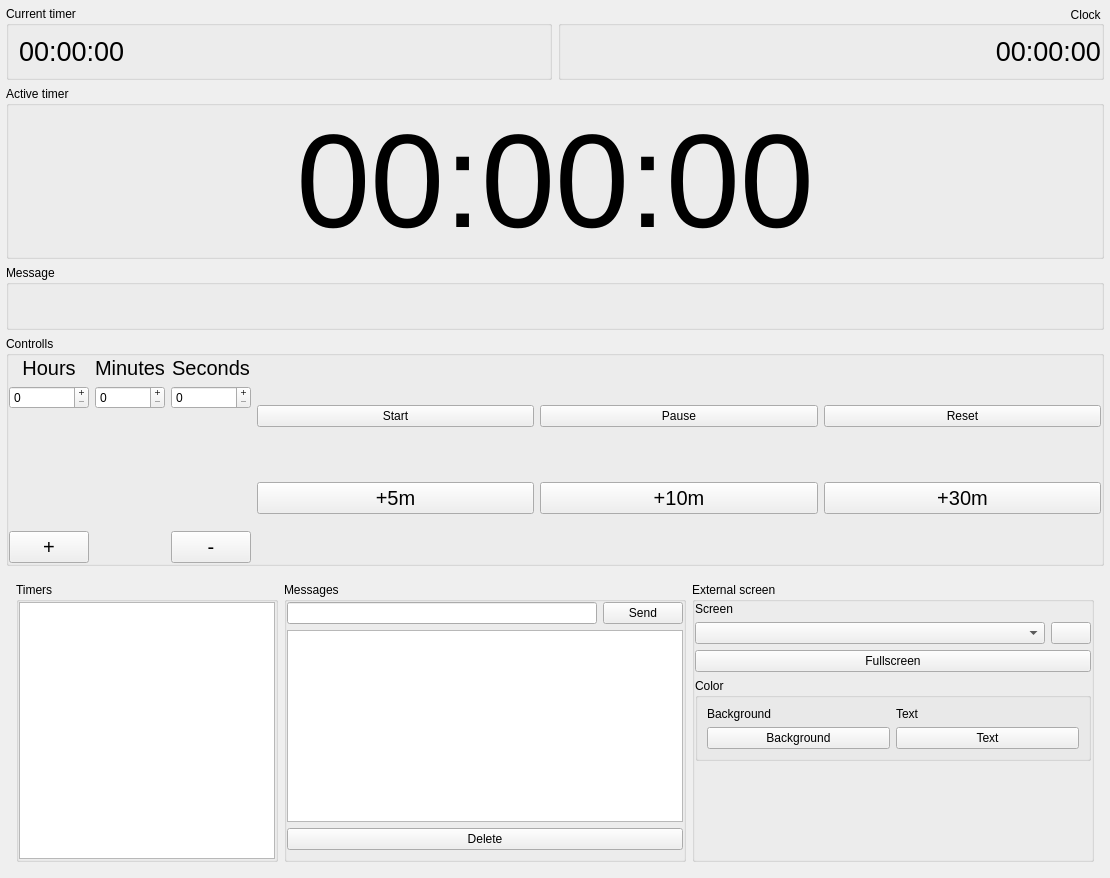
<?xml version="1.0" encoding="UTF-8"?>
<ui version="4.0">
 <class>Form</class>
 <widget class="QWidget" name="Form">
  <property name="geometry">
   <rect>
    <x>0</x>
    <y>0</y>
    <width>1110</width>
    <height>878</height>
   </rect>
  </property>
  <property name="windowTitle">
   <string>Form</string>
  </property>
  <layout class="QHBoxLayout" name="horizontalLayout_2" stretch="1">
   <property name="spacing">
    <number>6</number>
   </property>
   <property name="leftMargin">
    <number>6</number>
   </property>
   <property name="topMargin">
    <number>6</number>
   </property>
   <property name="rightMargin">
    <number>6</number>
   </property>
   <property name="bottomMargin">
    <number>6</number>
   </property>
   <item>
    <layout class="QVBoxLayout" name="verticalLayout" stretch="0,0,0,0,0">
     <property name="leftMargin">
      <number>0</number>
     </property>
     <property name="topMargin">
      <number>0</number>
     </property>
     <property name="rightMargin">
      <number>0</number>
     </property>
     <property name="bottomMargin">
      <number>0</number>
     </property>
     <item>
      <layout class="QHBoxLayout" name="horizontalLayout_3">
       <property name="leftMargin">
        <number>0</number>
       </property>
       <property name="rightMargin">
        <number>0</number>
       </property>
       <property name="bottomMargin">
        <number>0</number>
       </property>
       <item>
        <widget class="QGroupBox" name="groupBox">
         <property name="title">
          <string>Current timer</string>
         </property>
         <property name="flat">
          <bool>true</bool>
         </property>
         <layout class="QHBoxLayout" name="horizontalLayout_9">
          <property name="leftMargin">
           <number>0</number>
          </property>
          <property name="topMargin">
           <number>0</number>
          </property>
          <property name="rightMargin">
           <number>0</number>
          </property>
          <property name="bottomMargin">
           <number>0</number>
          </property>
          <item>
           <layout class="QHBoxLayout" name="horizontalLayout_8">
            <property name="leftMargin">
             <number>10</number>
            </property>
            <property name="topMargin">
             <number>10</number>
            </property>
            <property name="rightMargin">
             <number>10</number>
            </property>
            <property name="bottomMargin">
             <number>10</number>
            </property>
            <item>
             <widget class="QLabel" name="currentTimerLabel">
              <property name="font">
               <font>
                <pointsize>20</pointsize>
               </font>
              </property>
              <property name="text">
               <string>00:00:00</string>
              </property>
             </widget>
            </item>
           </layout>
          </item>
         </layout>
        </widget>
       </item>
       <item>
        <widget class="QGroupBox" name="groupBox_2">
         <property name="title">
          <string>Clock </string>
         </property>
         <property name="alignment">
          <set>Qt::AlignRight|Qt::AlignTrailing|Qt::AlignVCenter</set>
         </property>
         <property name="flat">
          <bool>true</bool>
         </property>
         <layout class="QHBoxLayout" name="horizontalLayout_11">
          <property name="leftMargin">
           <number>0</number>
          </property>
          <property name="topMargin">
           <number>0</number>
          </property>
          <property name="rightMargin">
           <number>0</number>
          </property>
          <property name="bottomMargin">
           <number>0</number>
          </property>
          <item>
           <layout class="QHBoxLayout" name="horizontalLayout_10">
            <item>
             <widget class="QLabel" name="clockLabel">
              <property name="font">
               <font>
                <pointsize>20</pointsize>
               </font>
              </property>
              <property name="frameShape">
               <enum>QFrame::NoFrame</enum>
              </property>
              <property name="text">
               <string>00:00:00</string>
              </property>
              <property name="alignment">
               <set>Qt::AlignRight|Qt::AlignTrailing|Qt::AlignVCenter</set>
              </property>
             </widget>
            </item>
           </layout>
          </item>
         </layout>
        </widget>
       </item>
      </layout>
     </item>
     <item>
      <widget class="QGroupBox" name="groupBox_3">
       <property name="title">
        <string>Active timer</string>
       </property>
       <property name="flat">
        <bool>true</bool>
       </property>
       <layout class="QHBoxLayout" name="horizontalLayout_13">
        <property name="leftMargin">
         <number>0</number>
        </property>
        <property name="topMargin">
         <number>0</number>
        </property>
        <property name="rightMargin">
         <number>0</number>
        </property>
        <property name="bottomMargin">
         <number>0</number>
        </property>
        <item>
         <layout class="QHBoxLayout" name="horizontalLayout_12">
          <property name="leftMargin">
           <number>0</number>
          </property>
          <property name="topMargin">
           <number>0</number>
          </property>
          <property name="rightMargin">
           <number>0</number>
          </property>
          <property name="bottomMargin">
           <number>0</number>
          </property>
          <item>
           <widget class="QLabel" name="activeTimerLabel">
            <property name="font">
             <font>
              <pointsize>100</pointsize>
             </font>
            </property>
            <property name="text">
             <string>00:00:00</string>
            </property>
            <property name="alignment">
             <set>Qt::AlignCenter</set>
            </property>
           </widget>
          </item>
         </layout>
        </item>
       </layout>
      </widget>
     </item>
     <item>
      <widget class="QGroupBox" name="groupBox_7">
       <property name="title">
        <string>Message</string>
       </property>
       <property name="flat">
        <bool>true</bool>
       </property>
       <layout class="QHBoxLayout" name="horizontalLayout_7">
        <item>
         <widget class="QLabel" name="messageLabel">
          <property name="font">
           <font>
            <pointsize>16</pointsize>
           </font>
          </property>
          <property name="text">
           <string/>
          </property>
          <property name="alignment">
           <set>Qt::AlignCenter</set>
          </property>
         </widget>
        </item>
       </layout>
      </widget>
     </item>
     <item>
      <widget class="QGroupBox" name="groupBox_4">
       <property name="title">
        <string>Controlls</string>
       </property>
       <property name="flat">
        <bool>true</bool>
       </property>
       <layout class="QHBoxLayout" name="horizontalLayout_14">
        <property name="leftMargin">
         <number>0</number>
        </property>
        <property name="topMargin">
         <number>0</number>
        </property>
        <property name="rightMargin">
         <number>0</number>
        </property>
        <property name="bottomMargin">
         <number>0</number>
        </property>
        <item>
         <layout class="QHBoxLayout" name="horizontalLayout_4" stretch="0,1">
          <property name="sizeConstraint">
           <enum>QLayout::SetMaximumSize</enum>
          </property>
          <property name="leftMargin">
           <number>0</number>
          </property>
          <property name="topMargin">
           <number>0</number>
          </property>
          <property name="rightMargin">
           <number>0</number>
          </property>
          <property name="bottomMargin">
           <number>0</number>
          </property>
          <item>
           <layout class="QGridLayout" name="gridLayout" rowstretch="0,0,1,0">
            <item row="0" column="1">
             <widget class="QLabel" name="label_2">
              <property name="font">
               <font>
                <pointsize>15</pointsize>
               </font>
              </property>
              <property name="text">
               <string>Minutes</string>
              </property>
              <property name="alignment">
               <set>Qt::AlignCenter</set>
              </property>
             </widget>
            </item>
            <item row="1" column="2">
             <widget class="QSpinBox" name="custom_s">
              <property name="buttonSymbols">
               <enum>QAbstractSpinBox::PlusMinus</enum>
              </property>
              <property name="maximum">
               <number>59</number>
              </property>
             </widget>
            </item>
            <item row="3" column="0">
             <widget class="QPushButton" name="btnAddTimer">
              <property name="font">
               <font>
                <pointsize>15</pointsize>
               </font>
              </property>
              <property name="text">
               <string>+</string>
              </property>
             </widget>
            </item>
            <item row="0" column="0">
             <widget class="QLabel" name="label">
              <property name="font">
               <font>
                <pointsize>15</pointsize>
               </font>
              </property>
              <property name="text">
               <string>Hours</string>
              </property>
              <property name="alignment">
               <set>Qt::AlignCenter</set>
              </property>
             </widget>
            </item>
            <item row="3" column="2">
             <widget class="QPushButton" name="btnDelTimer">
              <property name="font">
               <font>
                <pointsize>15</pointsize>
               </font>
              </property>
              <property name="text">
               <string>-</string>
              </property>
             </widget>
            </item>
            <item row="1" column="0">
             <widget class="QSpinBox" name="custom_h">
              <property name="buttonSymbols">
               <enum>QAbstractSpinBox::PlusMinus</enum>
              </property>
              <property name="showGroupSeparator" stdset="0">
               <bool>false</bool>
              </property>
              <property name="maximum">
               <number>59</number>
              </property>
              <property name="singleStep">
               <number>1</number>
              </property>
             </widget>
            </item>
            <item row="0" column="2">
             <widget class="QLabel" name="label_3">
              <property name="font">
               <font>
                <pointsize>15</pointsize>
               </font>
              </property>
              <property name="text">
               <string>Seconds</string>
              </property>
              <property name="alignment">
               <set>Qt::AlignCenter</set>
              </property>
             </widget>
            </item>
            <item row="1" column="1">
             <widget class="QSpinBox" name="custom_m">
              <property name="buttonSymbols">
               <enum>QAbstractSpinBox::PlusMinus</enum>
              </property>
              <property name="maximum">
               <number>59</number>
              </property>
             </widget>
            </item>
           </layout>
          </item>
          <item>
           <layout class="QGridLayout" name="gridLayout_2">
            <property name="leftMargin">
             <number>0</number>
            </property>
            <property name="topMargin">
             <number>0</number>
            </property>
            <property name="rightMargin">
             <number>0</number>
            </property>
            <property name="bottomMargin">
             <number>0</number>
            </property>
            <item row="0" column="1">
             <widget class="QPushButton" name="btnPause">
              <property name="text">
               <string>Pause</string>
              </property>
              <property name="iconSize">
               <size>
                <width>90</width>
                <height>90</height>
               </size>
              </property>
             </widget>
            </item>
            <item row="0" column="2">
             <widget class="QPushButton" name="btnReset">
              <property name="text">
               <string>Reset</string>
              </property>
              <property name="iconSize">
               <size>
                <width>90</width>
                <height>90</height>
               </size>
              </property>
             </widget>
            </item>
            <item row="0" column="0">
             <widget class="QPushButton" name="btnStart">
              <property name="text">
               <string>Start</string>
              </property>
              <property name="iconSize">
               <size>
                <width>90</width>
                <height>90</height>
               </size>
              </property>
             </widget>
            </item>
            <item row="1" column="0">
             <widget class="QPushButton" name="btnAdd5">
              <property name="font">
               <font>
                <pointsize>15</pointsize>
               </font>
              </property>
              <property name="text">
               <string>+5m</string>
              </property>
             </widget>
            </item>
            <item row="1" column="1">
             <widget class="QPushButton" name="btnAdd10">
              <property name="font">
               <font>
                <pointsize>15</pointsize>
               </font>
              </property>
              <property name="text">
               <string>+10m</string>
              </property>
             </widget>
            </item>
            <item row="1" column="2">
             <widget class="QPushButton" name="btnAdd30">
              <property name="font">
               <font>
                <pointsize>15</pointsize>
               </font>
              </property>
              <property name="text">
               <string>+30m</string>
              </property>
             </widget>
            </item>
           </layout>
          </item>
         </layout>
        </item>
       </layout>
      </widget>
     </item>
     <item>
      <layout class="QHBoxLayout" name="horizontalLayout_5" stretch="0,1,1">
       <property name="leftMargin">
        <number>10</number>
       </property>
       <property name="topMargin">
        <number>10</number>
       </property>
       <property name="rightMargin">
        <number>10</number>
       </property>
       <property name="bottomMargin">
        <number>10</number>
       </property>
       <item>
        <widget class="QGroupBox" name="groupBox_6">
         <property name="title">
          <string>Timers</string>
         </property>
         <property name="flat">
          <bool>true</bool>
         </property>
         <property name="checkable">
          <bool>false</bool>
         </property>
         <layout class="QVBoxLayout" name="verticalLayout_4">
          <property name="spacing">
           <number>6</number>
          </property>
          <property name="leftMargin">
           <number>0</number>
          </property>
          <property name="topMargin">
           <number>0</number>
          </property>
          <property name="rightMargin">
           <number>0</number>
          </property>
          <property name="bottomMargin">
           <number>0</number>
          </property>
          <item>
           <widget class="QListWidget" name="timersList">
            <property name="font">
             <font>
              <pointsize>16</pointsize>
             </font>
            </property>
            <property name="showDropIndicator" stdset="0">
             <bool>false</bool>
            </property>
            <property name="flow">
             <enum>QListView::TopToBottom</enum>
            </property>
            <property name="isWrapping" stdset="0">
             <bool>true</bool>
            </property>
            <property name="wordWrap">
             <bool>false</bool>
            </property>
            <property name="selectionRectVisible">
             <bool>true</bool>
            </property>
           </widget>
          </item>
         </layout>
        </widget>
       </item>
       <item>
        <widget class="QGroupBox" name="groupBox_5">
         <property name="title">
          <string>Messages</string>
         </property>
         <property name="flat">
          <bool>true</bool>
         </property>
         <layout class="QVBoxLayout" name="verticalLayout_5">
          <property name="leftMargin">
           <number>0</number>
          </property>
          <property name="topMargin">
           <number>0</number>
          </property>
          <property name="rightMargin">
           <number>0</number>
          </property>
          <item>
           <layout class="QHBoxLayout" name="horizontalLayout_6">
            <property name="leftMargin">
             <number>0</number>
            </property>
            <property name="topMargin">
             <number>0</number>
            </property>
            <property name="rightMargin">
             <number>0</number>
            </property>
            <property name="bottomMargin">
             <number>0</number>
            </property>
            <item>
             <widget class="QLineEdit" name="message"/>
            </item>
            <item>
             <widget class="QPushButton" name="btnSendMessage">
              <property name="text">
               <string>Send</string>
              </property>
             </widget>
            </item>
           </layout>
          </item>
          <item>
           <widget class="QListWidget" name="messagesList"/>
          </item>
          <item>
           <widget class="QPushButton" name="btnDelMessage">
            <property name="text">
             <string>Delete</string>
            </property>
           </widget>
          </item>
         </layout>
        </widget>
       </item>
       <item>
        <widget class="QGroupBox" name="groupBox_8">
         <property name="title">
          <string>External screen</string>
         </property>
         <property name="flat">
          <bool>true</bool>
         </property>
         <layout class="QVBoxLayout" name="verticalLayout_3">
          <property name="spacing">
           <number>6</number>
          </property>
          <property name="leftMargin">
           <number>0</number>
          </property>
          <property name="topMargin">
           <number>0</number>
          </property>
          <property name="rightMargin">
           <number>0</number>
          </property>
          <property name="bottomMargin">
           <number>0</number>
          </property>
          <item>
           <layout class="QVBoxLayout" name="verticalLayout_2" stretch="0,0,0,0,0">
            <item>
             <widget class="QLabel" name="label_4">
              <property name="text">
               <string>Screen</string>
              </property>
              <property name="buddy">
               <cstring>label_4</cstring>
              </property>
             </widget>
            </item>
            <item>
             <layout class="QHBoxLayout" name="horizontalLayout" stretch="1,0">
              <property name="leftMargin">
               <number>0</number>
              </property>
              <property name="topMargin">
               <number>0</number>
              </property>
              <item>
               <widget class="QComboBox" name="e_screen"/>
              </item>
              <item>
               <widget class="QPushButton" name="btnReloadScreens">
                <property name="text">
                 <string/>
                </property>
               </widget>
              </item>
             </layout>
            </item>
            <item>
             <widget class="QPushButton" name="btnFullscreen">
              <property name="text">
               <string>Fullscreen</string>
              </property>
             </widget>
            </item>
            <item>
             <widget class="QGroupBox" name="groupBox_9">
              <property name="title">
               <string>Color</string>
              </property>
              <layout class="QGridLayout" name="gridLayout_3">
               <item row="0" column="0">
                <widget class="QLabel" name="label_5">
                 <property name="text">
                  <string>Background</string>
                 </property>
                </widget>
               </item>
               <item row="1" column="0">
                <widget class="ColorButton" name="colorBackground">
                 <property name="text">
                  <string>Background</string>
                 </property>
                </widget>
               </item>
               <item row="1" column="1">
                <widget class="ColorButton" name="colorText">
                 <property name="text">
                  <string>Text</string>
                 </property>
                </widget>
               </item>
               <item row="0" column="1">
                <widget class="QLabel" name="label_6">
                 <property name="text">
                  <string>Text</string>
                 </property>
                </widget>
               </item>
              </layout>
             </widget>
            </item>
            <item>
             <spacer name="verticalSpacer">
              <property name="orientation">
               <enum>Qt::Vertical</enum>
              </property>
              <property name="sizeHint" stdset="0">
               <size>
                <width>20</width>
                <height>40</height>
               </size>
              </property>
             </spacer>
            </item>
           </layout>
          </item>
         </layout>
        </widget>
       </item>
      </layout>
     </item>
    </layout>
   </item>
  </layout>
 </widget>
 <customwidgets>
  <customwidget>
   <class>ColorButton</class>
   <extends>QPushButton</extends>
   <header>colorbutton.h</header>
  </customwidget>
 </customwidgets>
 <tabstops>
  <tabstop>custom_m</tabstop>
  <tabstop>btnAddTimer</tabstop>
  <tabstop>timersList</tabstop>
  <tabstop>message</tabstop>
  <tabstop>btnSendMessage</tabstop>
  <tabstop>messagesList</tabstop>
  <tabstop>btnDelMessage</tabstop>
  <tabstop>custom_h</tabstop>
  <tabstop>custom_s</tabstop>
  <tabstop>btnDelTimer</tabstop>
 </tabstops>
 <resources/>
 <connections/>
</ui>
